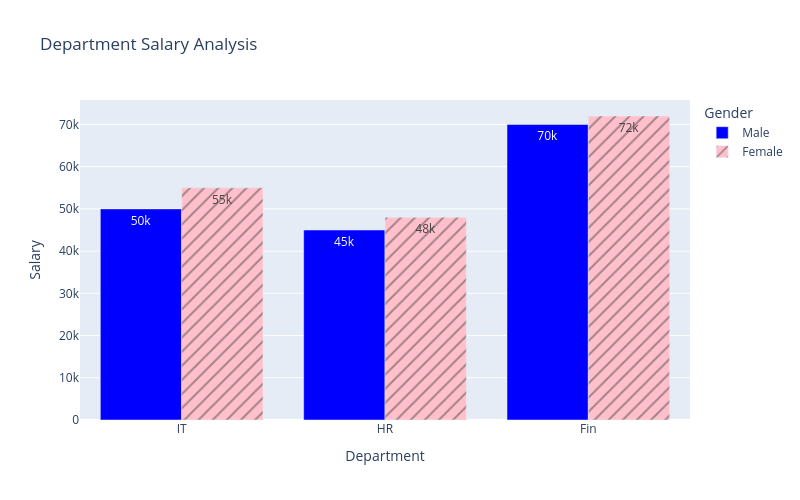

Write notebook code for a chart like this one.
### Code cell
fig = px.bar(df,
       x = 'Department',
       y = 'Salary',
       color = 'Gender',
       barmode = 'group',
       width = 800,
       height = 500,
       hover_data = ['Experience'],
       pattern_shape = 'Gender',
       text_auto = True,
       title = 'Department Salary Analysis',
       color_discrete_map = 
       {'Male':'blue',
       'Female':'pink'
       },
       color_discrete_sequence=['pink','blue'])
fig.show()

### Figure 1 — Plotly figure (JSON) as saved in the notebook; plotly's stock layout.template omitted (floating-point values rounded to 4 significant figures)
{"data": [{"alignmentgroup": "True", "customdata": [[3], [2], [4]], "hovertemplate": "Gender=Male<br>Department=%{x}<br>Salary=%{y}<br>Experience=%{customdata[0]}<extra></extra>", "legendgroup": "Male", "marker": {"color": "blue", "pattern": {"shape": ""}}, "name": "Male", "offsetgroup": "Male", "orientation": "v", "showlegend": true, "textposition": "auto", "texttemplate": "%{y}", "type": "bar", "x": ["IT", "HR", "Fin"], "xaxis": "x", "y": [50000, 45000, 70000], "yaxis": "y"}, {"alignmentgroup": "True", "customdata": [[1], [5], [7]], "hovertemplate": "Gender=Female<br>Department=%{x}<br>Salary=%{y}<br>Experience=%{customdata[0]}<extra></extra>", "legendgroup": "Female", "marker": {"color": "pink", "pattern": {"shape": "/"}}, "name": "Female", "offsetgroup": "Female", "orientation": "v", "showlegend": true, "textposition": "auto", "texttemplate": "%{y}", "type": "bar", "x": ["IT", "HR", "Fin"], "xaxis": "x", "y": [55000, 48000, 72000], "yaxis": "y"}], "layout": {"barmode": "group", "height": 500, "legend": {"title": {"text": "Gender"}, "tracegroupgap": 0}, "title": {"text": "Department Salary Analysis"}, "width": 800, "xaxis": {"anchor": "y", "domain": [0, 1], "title": {"text": "Department"}}, "yaxis": {"anchor": "x", "domain": [0, 1], "title": {"text": "Salary"}}}}
